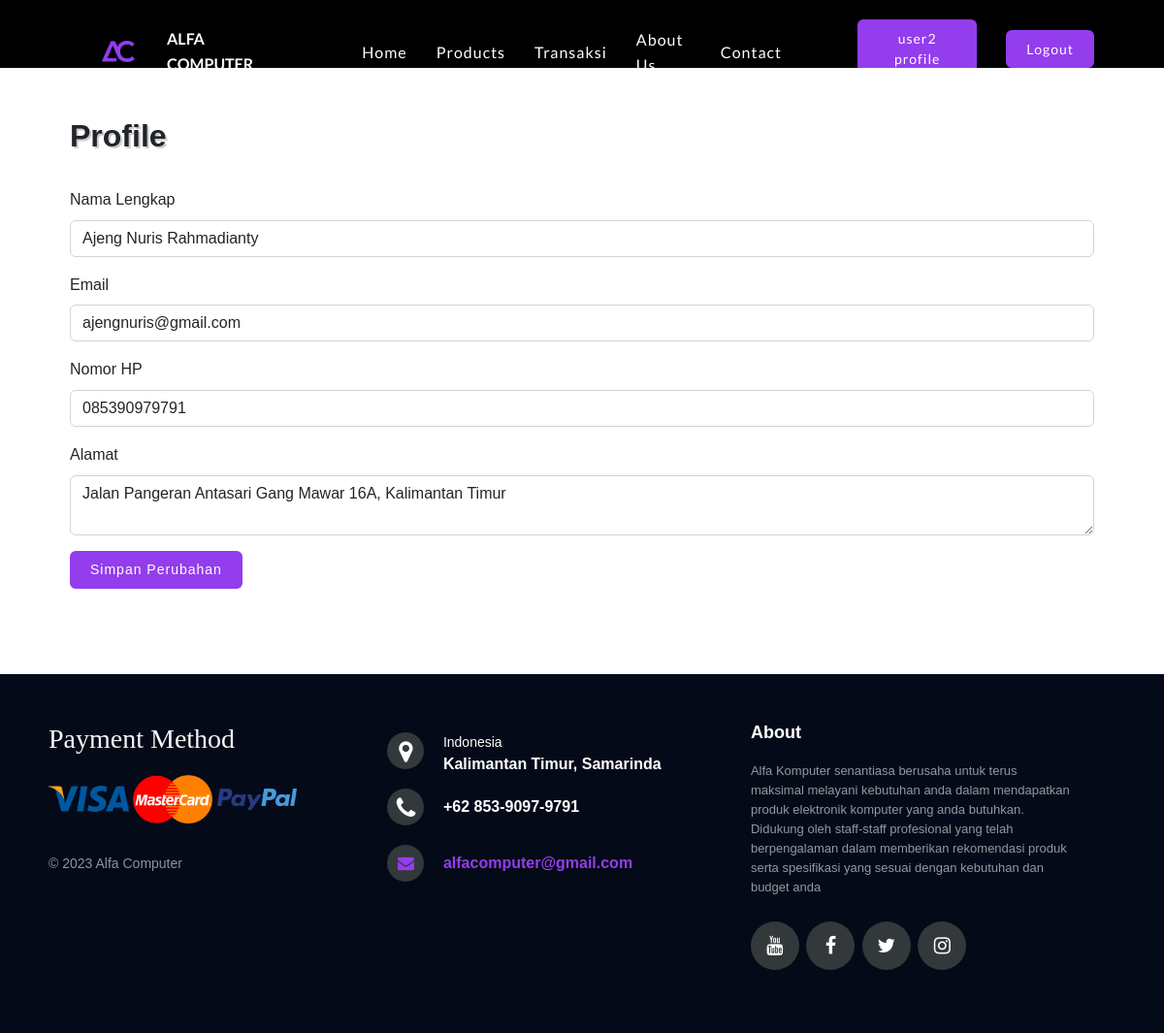
The app's page /setting.php (signed in) with its own data.
### tables this page shows
CREATE TABLE `profil` (
  `id_profil` int(11) NOT NULL,
  `id_user` int(11) NOT NULL,
  `nama_lengkap` varchar(200) NOT NULL,
  `email` varchar(200) NOT NULL,
  `nomor_hp` varchar(20) NOT NULL,
  `alamat` varchar(200) NOT NULL
);

### setting.php (the view, shortened to what this page needs)
<?php
require "koneksi.php";
if (isset($_POST['profil'])) {
    $nama_lengkap = $_POST['nama_lengkap'];
    $email = $_POST['email'];
    $nomor_hp = $_POST['nomor_hp'];
    $alamat = $_POST['alamat'];
    $id_user = $_SESSION['id_user'] ?? $_POST['id_user'];
    $query = "SELECT * FROM profil WHERE id_user = '$id_user'";
    $result = mysqli_query($conn, $query);
    $profil = mysqli_fetch_assoc($result);
    if ($profil) {
        $query = "UPDATE profil SET nama_lengkap = ?, email = ?, nomor_hp = ?, alamat = ? WHERE id_user = ?";
        $stmt = mysqli_prepare($conn, $query);
        if ($stmt) {
            mysqli_stmt_bind_param($stmt, "ssssi", $nama_lengkap, $email, $nomor_hp, $alamat, $id_user);
            if (mysqli_stmt_execute($stmt)) {
                echo '<script>alert("Data berhasil disimpan!"); window.history.back();</script>';
                exit();
            } else {
                echo "Error: " . mysqli_stmt_error($stmt);
                exit();
            }
            mysqli_stmt_close($stmt);
        } else {
            echo "Error: " . mysqli_error($conn);
            exit();
        }
    } else {
        $query = "INSERT INTO profil (id_user, nama_lengkap, email, nomor_hp, alamat) VALUES (?, ?, ?, ?, ?)";
        $stmt = mysqli_prepare($conn, $query);
        if ($stmt) {
            mysqli_stmt_bind_param($stmt, "isssi", $id_user, $nama_lengkap, $email, $nomor_hp, $alamat);
            if (mysqli_stmt_execute($stmt)) {
                echo '<script>alert("Data berhasil disimpan!"); window.history.back();</script>';
                exit();
            } else {
                echo "Error: " . mysqli_stmt_error($stmt);
                exit();
            }
            mysqli_stmt_close($stmt);
        } else {
            echo "Error: " . mysqli_error($conn);
            exit();
        }
    }
} else {
    $id_user = $_SESSION["id_user"];
    $query = "SELECT * FROM profil WHERE id_user = ?";
    $stmt = mysqli_prepare($conn, $query);
    mysqli_stmt_bind_param($stmt, "i", $id_user);
    mysqli_stmt_execute($stmt);
    $result = mysqli_stmt_get_result($stmt);
    $profil = mysqli_fetch_assoc($result);
}
?>
<!DOCTYPE html>
<html lang="en">
<head>
  <link rel="stylesheet" href="https://cdnjs.cloudflare.com/ajax/libs/twitter-bootstrap/5.2.0/css/bootstrap.min.css">
</head>
<body>
  <header>
    <?php include "navbar.php"; ?>
  </header>
  <div class="container">
    <br><br>
  <h2 style="font-weight: bold; color: #fffff; text-shadow: 2px 2px #CCCCCC;">Profile</h2>
  <br>
    <form method="post" enctype="multipart/form-data">
      <div class="mb-3">
        <label for="nama_lengkap" class="form-label">Nama Lengkap</label>
        <input type="text" id="nama_lengkap" name="nama_lengkap" class="form-control" value="<?php echo isset($profil['nama_lengkap']) ? $profil['nama_lengkap'] : ''; ?>">
      </div>
      <div class="mb-3">
        <label for="email" class="form-label">Email</label>
        <input type="email" id="email" name="email" class="form-control" value="<?php echo isset($profil['email']) ? $profil['email'] : ''; ?>">
      </div>
      <div class="mb-3">
        <label for="nomor_hp" class="form-label">Nomor HP</label>
        <input type="text" id="nomor_hp" name="nomor_hp" class="form-control" value="<?php echo isset($profil['nomor_hp']) ? $profil['nomor_hp'] : ''; ?>">
      </div>
      <div class="mb-3">
        <label for="alamat" class="form-label">Alamat</label>
        <textarea id="alamat" name="alamat" class="form-control"><?php echo isset($profil['alamat']) ? $profil['alamat'] : ''; ?></textarea>
      </div>
      <button type="submit" name="profil" class="btn btn-primary">Simpan Perubahan</button>
    </form>
  </div>
</body>
</html>
<?php
include "footer.php";
?>

### CSS/navbar.css (style rules this page uses)
* { padding: 0; margin: 0; box-sizing: border-box; -webkit-font-smoothing: antialiased; }
:root { --primary: #933ded; --dark: #232323; --pure: #fff; --smoke: whitesmoke; --dark-gray: #999; }
.container { width: 1152px; max-width: 90%; margin: 0 auto; }
.btn { background: var(--primary); color: var(--pure); outline: none; padding: 8px 20px; font-size: 14px; cursor: pointer; letter-spacing: 1px; border: 1px solid transparent; transition: all .5s ease-in-out; margin-bottom: 8px; }

### CSS/footer.css (style rules this page uses)
* { padding: 0; margin: 0; }
html { background-color: #ffffff; }
body { font: 16px/1.6 arial, sans-serif; }

### records on screen
profil: nama_lengkap "Ajeng Nuris Rahmadianty", email "ajengnuris@gmail.com", nomor_hp "085390979791", alamat "Jalan Pangeran Antasari Gang Mawar 16A, Kalimantan Timur"

### other values on screen
$_SESSION['nama'] "user2"
